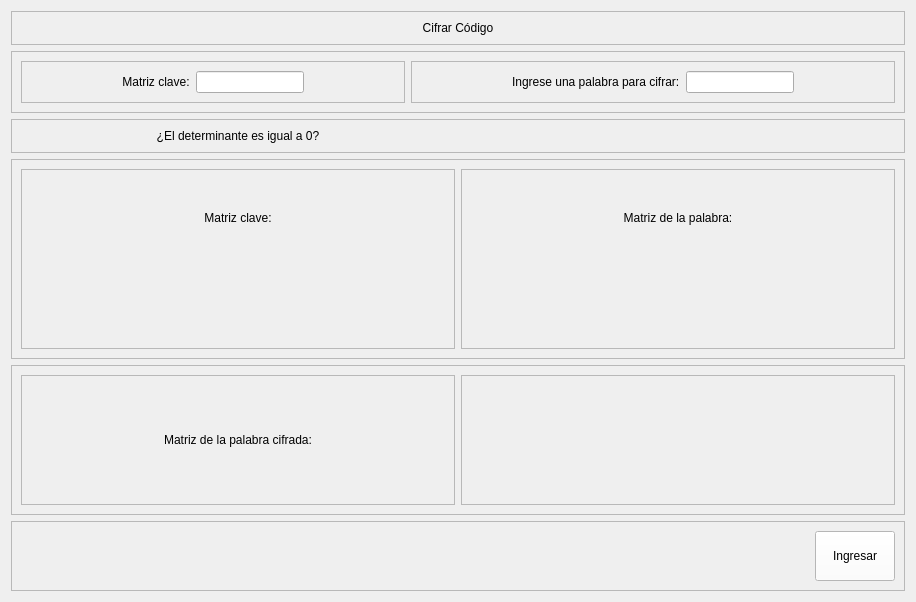
            <widget class="QWidget" name="page_incriptacion">
             <layout class="QVBoxLayout" name="verticalLayout_81">
              <item>
               <widget class="QFrame" name="frame_8">
                <property name="maximumSize">
                 <size>
                  <width>16777215</width>
                  <height>50</height>
                 </size>
                </property>
                <property name="frameShape">
                 <enum>QFrame::StyledPanel</enum>
                </property>
                <property name="frameShadow">
                 <enum>QFrame::Raised</enum>
                </property>
                <layout class="QVBoxLayout" name="verticalLayout_43">
                 <item>
                  <widget class="QLabel" name="label_107">
                   <property name="styleSheet">
                    <string notr="true">font: 75 9pt &quot;Open Sans Semibold&quot;</string>
                   </property>
                   <property name="text">
                    <string>Cifrar Código</string>
                   </property>
                   <property name="alignment">
                    <set>Qt::AlignCenter</set>
                   </property>
                  </widget>
                 </item>
                </layout>
               </widget>
              </item>
              <item>
               <widget class="QFrame" name="frame_189">
                <property name="frameShape">
                 <enum>QFrame::StyledPanel</enum>
                </property>
                <property name="frameShadow">
                 <enum>QFrame::Raised</enum>
                </property>
                <layout class="QHBoxLayout" name="horizontalLayout_126">
                 <item>
                  <widget class="QFrame" name="frame_190">
                   <property name="frameShape">
                    <enum>QFrame::StyledPanel</enum>
                   </property>
                   <property name="frameShadow">
                    <enum>QFrame::Raised</enum>
                   </property>
                   <layout class="QHBoxLayout" name="horizontalLayout_128">
                    <property name="leftMargin">
                     <number>100</number>
                    </property>
                    <property name="rightMargin">
                     <number>100</number>
                    </property>
                    <item>
                     <widget class="QLabel" name="label_114">
                      <property name="styleSheet">
                       <string notr="true">font: 75 9pt &quot;Open Sans Semibold&quot;</string>
                      </property>
                      <property name="text">
                       <string>Matriz clave:</string>
                      </property>
                      <property name="alignment">
                       <set>Qt::AlignCenter</set>
                      </property>
                     </widget>
                    </item>
                    <item>
                     <widget class="QLineEdit" name="lbl_matriz">
                      <property name="styleSheet">
                       <string notr="true">font: 75 9pt &quot;Open Sans Semibold&quot;</string>
                      </property>
                     </widget>
                    </item>
                   </layout>
                  </widget>
                 </item>
                 <item>
                  <widget class="QFrame" name="frame_192">
                   <property name="frameShape">
                    <enum>QFrame::StyledPanel</enum>
                   </property>
                   <property name="frameShadow">
                    <enum>QFrame::Raised</enum>
                   </property>
                   <layout class="QHBoxLayout" name="horizontalLayout_125">
                    <property name="leftMargin">
                     <number>100</number>
                    </property>
                    <property name="rightMargin">
                     <number>100</number>
                    </property>
                    <item>
                     <widget class="QLabel" name="label_116">
                      <property name="styleSheet">
                       <string notr="true">font: 75 9pt &quot;Open Sans Semibold&quot;</string>
                      </property>
                      <property name="text">
                       <string>Ingrese una palabra para cifrar:</string>
                      </property>
                     </widget>
                    </item>
                    <item>
                     <widget class="QLineEdit" name="lbl_palabra">
                      <property name="styleSheet">
                       <string notr="true">font: 75 9pt &quot;Open Sans Semibold&quot;</string>
                      </property>
                     </widget>
                    </item>
                   </layout>
                  </widget>
                 </item>
                </layout>
               </widget>
              </item>
              <item>
               <widget class="QFrame" name="frame_185">
                <property name="frameShape">
                 <enum>QFrame::StyledPanel</enum>
                </property>
                <property name="frameShadow">
                 <enum>QFrame::Raised</enum>
                </property>
                <layout class="QHBoxLayout" name="horizontalLayout_123">
                 <item>
                  <widget class="QLabel" name="label_110">
                   <property name="styleSheet">
                    <string notr="true">font: 75 9pt &quot;Open Sans Semibold&quot;</string>
                   </property>
                   <property name="text">
                    <string>¿El determinante es igual a 0?</string>
                   </property>
                   <property name="alignment">
                    <set>Qt::AlignCenter</set>
                   </property>
                  </widget>
                 </item>
                 <item>
                  <widget class="QLabel" name="label_111">
                   <property name="styleSheet">
                    <string notr="true">font: 75 9pt &quot;Open Sans Semibold&quot;</string>
                   </property>
                   <property name="text">
                    <string/>
                   </property>
                   <property name="alignment">
                    <set>Qt::AlignCenter</set>
                   </property>
                  </widget>
                 </item>
                </layout>
               </widget>
              </item>
              <item>
               <widget class="QFrame" name="frame_186">
                <property name="minimumSize">
                 <size>
                  <width>0</width>
                  <height>200</height>
                 </size>
                </property>
                <property name="frameShape">
                 <enum>QFrame::StyledPanel</enum>
                </property>
                <property name="frameShadow">
                 <enum>QFrame::Raised</enum>
                </property>
                <layout class="QHBoxLayout" name="horizontalLayout_124">
                 <item>
                  <widget class="QFrame" name="frame_187">
                   <property name="frameShape">
                    <enum>QFrame::StyledPanel</enum>
                   </property>
                   <property name="frameShadow">
                    <enum>QFrame::Raised</enum>
                   </property>
                   <layout class="QVBoxLayout" name="verticalLayout_44">
                    <item>
                     <widget class="QLabel" name="label_112">
                      <property name="styleSheet">
                       <string notr="true">font: 75 9pt &quot;Open Sans Semibold&quot;</string>
                      </property>
                      <property name="text">
                       <string>Matriz clave:</string>
                      </property>
                      <property name="alignment">
                       <set>Qt::AlignCenter</set>
                      </property>
                     </widget>
                    </item>
                    <item>
                     <widget class="QLabel" name="label_113">
                      <property name="styleSheet">
                       <string notr="true">font: 75 9pt &quot;Open Sans Semibold&quot;</string>
                      </property>
                      <property name="text">
                       <string/>
                      </property>
                      <property name="alignment">
                       <set>Qt::AlignCenter</set>
                      </property>
                     </widget>
                    </item>
                   </layout>
                  </widget>
                 </item>
                 <item>
                  <widget class="QFrame" name="frame_188">
                   <property name="frameShape">
                    <enum>QFrame::StyledPanel</enum>
                   </property>
                   <property name="frameShadow">
                    <enum>QFrame::Raised</enum>
                   </property>
                   <layout class="QVBoxLayout" name="verticalLayout_80">
                    <item>
                     <widget class="QLabel" name="label_115">
                      <property name="styleSheet">
                       <string notr="true">font: 75 9pt &quot;Open Sans Semibold&quot;</string>
                      </property>
                      <property name="text">
                       <string>Matriz de la palabra:</string>
                      </property>
                      <property name="alignment">
                       <set>Qt::AlignCenter</set>
                      </property>
                     </widget>
                    </item>
                    <item>
                     <widget class="QLabel" name="label_117">
                      <property name="styleSheet">
                       <string notr="true">font: 75 9pt &quot;Open Sans Semibold&quot;</string>
                      </property>
                      <property name="text">
                       <string/>
                      </property>
                      <property name="alignment">
                       <set>Qt::AlignCenter</set>
                      </property>
                     </widget>
                    </item>
                   </layout>
                  </widget>
                 </item>
                </layout>
               </widget>
              </item>
              <item>
               <widget class="QFrame" name="frame_181">
                <property name="minimumSize">
                 <size>
                  <width>0</width>
                  <height>150</height>
                 </size>
                </property>
                <property name="frameShape">
                 <enum>QFrame::StyledPanel</enum>
                </property>
                <property name="frameShadow">
                 <enum>QFrame::Raised</enum>
                </property>
                <layout class="QHBoxLayout" name="horizontalLayout_120">
                 <item>
                  <widget class="QFrame" name="frame_182">
                   <property name="frameShape">
                    <enum>QFrame::StyledPanel</enum>
                   </property>
                   <property name="frameShadow">
                    <enum>QFrame::Raised</enum>
                   </property>
                   <layout class="QHBoxLayout" name="horizontalLayout_121">
                    <item>
                     <widget class="QLabel" name="label_108">
                      <property name="styleSheet">
                       <string notr="true">font: 75 9pt &quot;Open Sans Semibold&quot;</string>
                      </property>
                      <property name="text">
                       <string>Matriz de la palabra cifrada:</string>
                      </property>
                      <property name="alignment">
                       <set>Qt::AlignCenter</set>
                      </property>
                     </widget>
                    </item>
                   </layout>
                  </widget>
                 </item>
                 <item>
                  <widget class="QFrame" name="frame_184">
                   <property name="frameShape">
                    <enum>QFrame::StyledPanel</enum>
                   </property>
                   <property name="frameShadow">
                    <enum>QFrame::Raised</enum>
                   </property>
                   <layout class="QHBoxLayout" name="horizontalLayout_122">
                    <item>
                     <widget class="QLabel" name="label_109">
                      <property name="styleSheet">
                       <string notr="true">font: 75 9pt &quot;Open Sans Semibold&quot;</string>
                      </property>
                      <property name="text">
                       <string/>
                      </property>
                      <property name="alignment">
                       <set>Qt::AlignCenter</set>
                      </property>
                     </widget>
                    </item>
                   </layout>
                  </widget>
                 </item>
                </layout>
               </widget>
              </item>
              <item>
               <widget class="QFrame" name="frame_180">
                <property name="frameShape">
                 <enum>QFrame::StyledPanel</enum>
                </property>
                <property name="frameShadow">
                 <enum>QFrame::Raised</enum>
                </property>
                <layout class="QHBoxLayout" name="horizontalLayout_119">
                 <item>
                  <spacer name="horizontalSpacer_8">
                   <property name="orientation">
                    <enum>Qt::Horizontal</enum>
                   </property>
                   <property name="sizeHint" stdset="0">
                    <size>
                     <width>772</width>
                     <height>20</height>
                    </size>
                   </property>
                  </spacer>
                 </item>
                 <item>
                  <widget class="QPushButton" name="btn_resultado_incriptacion">
                   <property name="minimumSize">
                    <size>
                     <width>0</width>
                     <height>50</height>
                    </size>
                   </property>
                   <property name="styleSheet">
                    <string notr="true">QFrame{
background-color: rgb(51, 157, 255);
}

QPushButton{
color: rgb(0, 0, 0);
background-color: rgb(255, 255, 255);
font: 75 9pt &quot;Open Sans Semibold&quot;
}

QPushButton:hover{
color: rgb(255, 255, 255);
background-color: rgb(207, 178, 132);
font: 75 10pt  &quot;Open Sans Semibold&quot;
}</string>
                   </property>
                   <property name="text">
                    <string>Ingresar</string>
                   </property>
                  </widget>
                 </item>
                </layout>
               </widget>
              </item>
             </layout>
            </widget>
